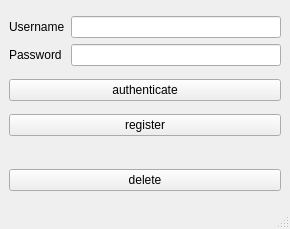
<?xml version="1.0" encoding="UTF-8"?>
<ui version="4.0">
 <class>View</class>
 <widget class="QMainWindow" name="View">
  <property name="geometry">
   <rect>
    <x>0</x>
    <y>0</y>
    <width>290</width>
    <height>229</height>
   </rect>
  </property>
  <property name="windowTitle">
   <string>MainWindow</string>
  </property>
  <widget class="QWidget" name="centralwidget">
   <layout class="QVBoxLayout" name="verticalLayout_4">
    <item>
     <layout class="QVBoxLayout" name="verticalLayout_3">
      <item>
       <layout class="QHBoxLayout" name="horizontalLayout">
        <item>
         <layout class="QVBoxLayout" name="verticalLayout_2">
          <item>
           <widget class="QLabel" name="usernameLabel">
            <property name="text">
             <string>Username</string>
            </property>
           </widget>
          </item>
          <item>
           <widget class="QLabel" name="passwordLabel">
            <property name="text">
             <string>Password</string>
            </property>
           </widget>
          </item>
         </layout>
        </item>
        <item>
         <layout class="QVBoxLayout" name="verticalLayout">
          <item>
           <widget class="QLineEdit" name="usernameLineEdit"/>
          </item>
          <item>
           <widget class="QLineEdit" name="passwordLineEdit"/>
          </item>
         </layout>
        </item>
       </layout>
      </item>
      <item>
       <widget class="QPushButton" name="authPushButton">
        <property name="text">
         <string>authenticate</string>
        </property>
       </widget>
      </item>
      <item>
       <widget class="QPushButton" name="regPushButton">
        <property name="text">
         <string>register</string>
        </property>
       </widget>
      </item>
      <item>
       <spacer name="horizontalSpacer">
        <property name="orientation">
         <enum>Qt::Horizontal</enum>
        </property>
        <property name="sizeHint" stdset="0">
         <size>
          <width>40</width>
          <height>20</height>
         </size>
        </property>
       </spacer>
      </item>
      <item>
       <widget class="QPushButton" name="delPushButton">
        <property name="text">
         <string>delete</string>
        </property>
       </widget>
      </item>
     </layout>
    </item>
   </layout>
  </widget>
  <widget class="QMenuBar" name="menubar">
   <property name="geometry">
    <rect>
     <x>0</x>
     <y>0</y>
     <width>290</width>
     <height>20</height>
    </rect>
   </property>
  </widget>
  <widget class="QStatusBar" name="statusbar"/>
 </widget>
 <resources/>
 <connections/>
</ui>
